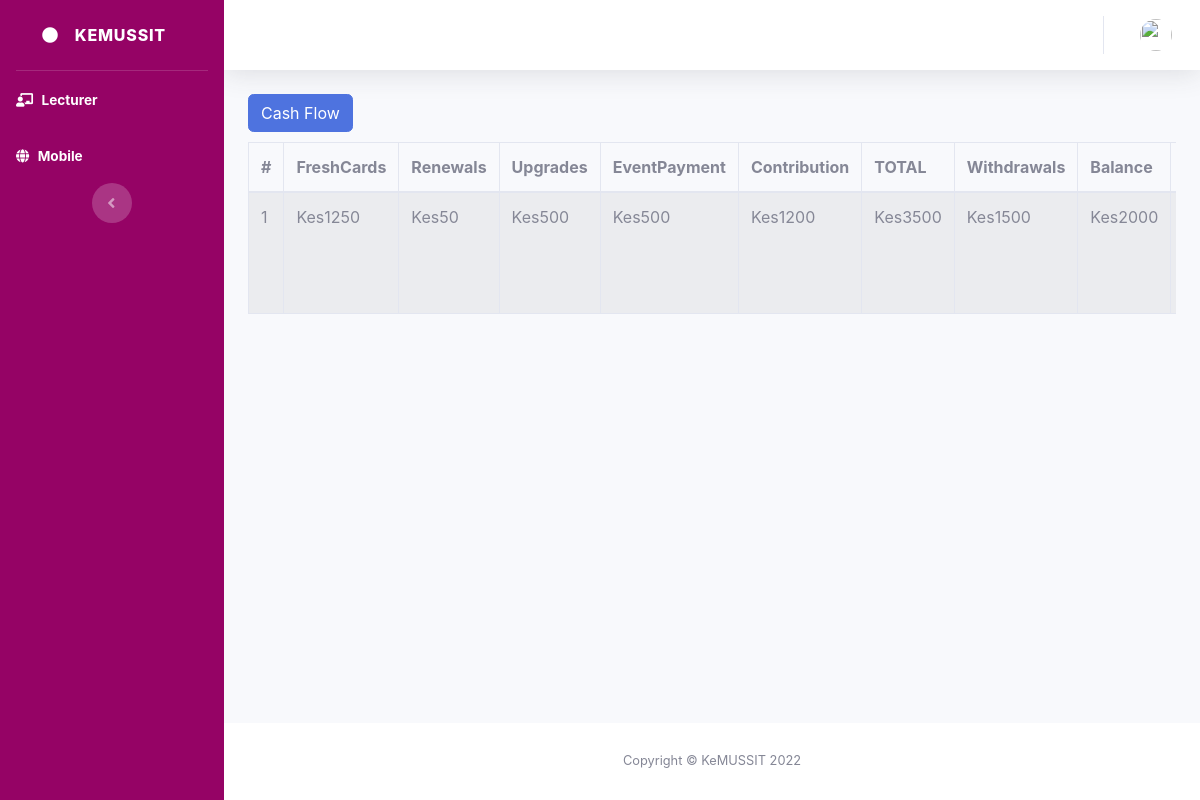
The page /admin_web/cash.php on the database its author committed.
### tables this page shows
CREATE TABLE `account` (
  `inte` int(11) NOT NULL,
  `fresh` double DEFAULT 0,
  `renewal` double DEFAULT 0,
  `upgrade` double DEFAULT 0,
  `contribute` double DEFAULT 0,
  `event_pay` double DEFAULT 0,
  `withdraw` double DEFAULT 0,
  `whole` double DEFAULT 0,
  `bal` double DEFAULT 0,
  `entry` varchar(50) DEFAULT NULL,
  `last` varchar(50) DEFAULT NULL
);

### admin_web/cash.php (the view, shortened to what this page needs)
<?php
include 'database/connection.php';
include('header.php');
?>
<div class="dropdown" style="float: left;">
    <button class="btn btn-primary btn-xs" type="button"
        data-toggle="dropdown">Cash Flow</button>
    </ul></div><br>
                    <div class="row">
                        <div class="col-md-12">
                            <div class="panel panel-default">
                                <div class="panel-body">
                                    <div class="table-responsive">
                                        <table class="table table-striped table-bordered table-hover"
                                            id="dataTables-example">
                                    <thead>
                                        <tr>
                                            <th>#</th>
                                            <th>FreshCards</th>
                                            <th>Renewals</th>
                                            <th>Upgrades</th>
                                            <th>EventPayment</th>
                                            <th>Contribution</th>
                                            <th>TOTAL</th>
                                            <th>Withdrawals</th>
                                            <th>Balance</th>
                                            <th>LastEdit</th>
                                        </tr>
                                    </thead>
                                            <tbody>
                                            <?php
                                                $query_run = mysqli_query($con, "SELECT * FROM account");
                                                $i = 1;
                                                if (mysqli_num_rows($query_run) > 0) {
                                                    while ($row = mysqli_fetch_assoc($query_run)) {
                                                ?>
                                                <tr>
                                                    <td><?php echo $i; ?></td>
                                                    <td>Kes<?php echo $row['fresh']; ?></td>
                                                    <td>Kes<?php echo $row['renewal']; ?></td>
                                                    <td>Kes<?php echo $row['upgrade']; ?></td>
                                                    <td>Kes<?php echo $row['event_pay']; ?></td>
                                                    <td>Kes<?php echo $row['contribute']; ?></td>
                                                    <td>Kes<?php echo $row['whole']; ?></td>
                                                    <td>Kes<?php echo $row['withdraw']; ?></td>
                                                    <td>Kes<?php echo $row['bal']; ?></td>
                                                    <td><?php echo $row['last']; ?></td>
                                                </tr>
                                                <?php $i = $i + 1;
                                                    }
                                                } ?>
                                            </tbody>
                                        </table>
                                    </div>
                                </div>
                            </div>
                        </div>
                    </div>
                    <?php
include('footer.php');
?>

### rows shown on the page
account: fresh "1250", renewal "50", upgrade "500", event_pay "500", contribute "1200", whole "3500", withdraw "1500", bal "2000"
